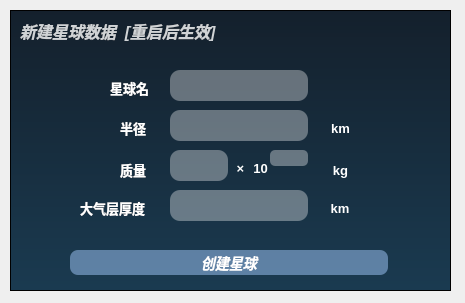
<?xml version="1.0" encoding="UTF-8"?>
<ui version="4.0">
 <class>Dialog</class>
 <widget class="QDialog" name="Dialog">
  <property name="geometry">
   <rect>
    <x>0</x>
    <y>0</y>
    <width>465</width>
    <height>303</height>
   </rect>
  </property>
  <property name="windowTitle">
   <string>Dialog</string>
  </property>
  <widget class="QFrame" name="frame">
   <property name="geometry">
    <rect>
     <x>10</x>
     <y>10</y>
     <width>441</width>
     <height>281</height>
    </rect>
   </property>
   <property name="styleSheet">
    <string notr="true">QFrame#frame{
	background-color:qlineargradient(x0:0,y1:0,x0:1,y2:2,stop:0 rgb(20,32,44),stop:1 rgb(32,85,117));
}</string>
   </property>
   <property name="frameShape">
    <enum>QFrame::StyledPanel</enum>
   </property>
   <property name="frameShadow">
    <enum>QFrame::Raised</enum>
   </property>
   <widget class="QPushButton" name="planet_create_">
    <property name="geometry">
     <rect>
      <x>60</x>
      <y>240</y>
      <width>321</width>
      <height>25</height>
     </rect>
    </property>
    <property name="maximumSize">
     <size>
      <width>16777215</width>
      <height>32</height>
     </size>
    </property>
    <property name="styleSheet">
     <string notr="true">QPushButton{
	color:rgb(255, 255, 255);
	background-color:rgba(165,205,255,125);
	border:0px outset rgb(255,255,255);
	border-radius:8px;
	text-align:center center;
	margin-right:3px;
	margin-bottom:0px;
	font-size:14px;
	font-style:italic;
	font-weight:bold;
	font:bold 18px &quot;Microsoft YaHei&quot;;
}
QPushButton:hover{
	background-color:rgba(165,205,255,80%);
	border:2px outset rgba(36,36,36,0);
}
QPushButton:pressed{
	background-color:rgba(165,205,255,90%);
	border:4px outset rgba(36,36,36,0);
}</string>
    </property>
    <property name="text">
     <string>创建星球</string>
    </property>
   </widget>
   <widget class="QLabel" name="label_3">
    <property name="geometry">
     <rect>
      <x>10</x>
      <y>0</y>
      <width>201</width>
      <height>41</height>
     </rect>
    </property>
    <property name="styleSheet">
     <string notr="true">QLabel{
	color:rgba(255, 255, 255,0.8);
	font-size:16px;
	font-style:italic;
	font-weight:bold;
	font:bold 16px &quot;Microsoft YaHei&quot;;	
	background-color: rgba(255, 255, 255, 0%);
}</string>
    </property>
    <property name="text">
     <string>新建星球数据  [重启后生效]</string>
    </property>
   </widget>
   <widget class="QLabel" name="label">
    <property name="geometry">
     <rect>
      <x>110</x>
      <y>110</y>
      <width>31</width>
      <height>16</height>
     </rect>
    </property>
    <property name="styleSheet">
     <string notr="true">QLabel{
	background-color: rgba(255, 255, 255, 0%);
	color:rgb(255, 255, 255);
	font-size:13px;
	font-weight:bold;
	font:bold 13px &quot;Microsoft YaHei&quot;;
}</string>
    </property>
    <property name="text">
     <string>半径</string>
    </property>
   </widget>
   <widget class="QLineEdit" name="R">
    <property name="geometry">
     <rect>
      <x>160</x>
      <y>100</y>
      <width>141</width>
      <height>31</height>
     </rect>
    </property>
    <property name="cursor">
     <cursorShape>ArrowCursor</cursorShape>
    </property>
    <property name="focusPolicy">
     <enum>Qt::WheelFocus</enum>
    </property>
    <property name="layoutDirection">
     <enum>Qt::LeftToRight</enum>
    </property>
    <property name="styleSheet">
     <string notr="true">QLineEdit{
	color:rgb(255, 255, 255);
	background-color:rgba(255,255,255, 35%);
	border:0px outset rgb(255,255,255);
	border-radius:10px;
	text-align:center center;
	margin-right:3px;
	margin-bottom:0px;
	font-size:13px;
	font:13px &quot;Microsoft YaHei&quot;;
}</string>
    </property>
    <property name="alignment">
     <set>Qt::AlignCenter</set>
    </property>
    <property name="dragEnabled">
     <bool>false</bool>
    </property>
    <property name="readOnly">
     <bool>false</bool>
    </property>
   </widget>
   <widget class="QLabel" name="label_2">
    <property name="geometry">
     <rect>
      <x>110</x>
      <y>150</y>
      <width>31</width>
      <height>20</height>
     </rect>
    </property>
    <property name="styleSheet">
     <string notr="true">QLabel{
	background-color: rgba(255, 255, 255, 0%);
	color:rgb(255, 255, 255);
	font-size:13px;
	font-weight:bold;
	font:bold 13px &quot;Microsoft YaHei&quot;;
}</string>
    </property>
    <property name="text">
     <string>质量</string>
    </property>
   </widget>
   <widget class="QLineEdit" name="M1">
    <property name="geometry">
     <rect>
      <x>160</x>
      <y>140</y>
      <width>61</width>
      <height>31</height>
     </rect>
    </property>
    <property name="cursor">
     <cursorShape>ArrowCursor</cursorShape>
    </property>
    <property name="focusPolicy">
     <enum>Qt::WheelFocus</enum>
    </property>
    <property name="layoutDirection">
     <enum>Qt::LeftToRight</enum>
    </property>
    <property name="styleSheet">
     <string notr="true">QLineEdit{
	color:rgb(255, 255, 255);
	background-color:rgba(255,255,255, 35%);
	border:0px outset rgb(255,255,255);
	border-radius:10px;
	text-align:center center;
	margin-right:3px;
	margin-bottom:0px;
	font-size:13px;
	font:13px &quot;Microsoft YaHei&quot;;
}</string>
    </property>
    <property name="alignment">
     <set>Qt::AlignCenter</set>
    </property>
    <property name="dragEnabled">
     <bool>false</bool>
    </property>
    <property name="readOnly">
     <bool>false</bool>
    </property>
   </widget>
   <widget class="QLabel" name="label_6">
    <property name="geometry">
     <rect>
      <x>320</x>
      <y>110</y>
      <width>21</width>
      <height>16</height>
     </rect>
    </property>
    <property name="styleSheet">
     <string notr="true">QLabel{
	background-color: rgba(255, 255, 255, 0%);
	color:rgb(255, 255, 255);
	font-size:13px;
	font-weight:bold;
	font:bold 13px &quot;Microsoft YaHei&quot;;
}</string>
    </property>
    <property name="text">
     <string>km</string>
    </property>
    <property name="alignment">
     <set>Qt::AlignCenter</set>
    </property>
   </widget>
   <widget class="QLabel" name="label_7">
    <property name="geometry">
     <rect>
      <x>220</x>
      <y>150</y>
      <width>21</width>
      <height>16</height>
     </rect>
    </property>
    <property name="styleSheet">
     <string notr="true">QLabel{
	background-color: rgba(255, 255, 255, 0%);
	color:rgb(255, 255, 255);
	font-size:13px;
	font-weight:bold;
	font:bold 13px &quot;Microsoft YaHei&quot;;
}</string>
    </property>
    <property name="text">
     <string>×</string>
    </property>
    <property name="alignment">
     <set>Qt::AlignCenter</set>
    </property>
   </widget>
   <widget class="QLineEdit" name="M10">
    <property name="geometry">
     <rect>
      <x>260</x>
      <y>140</y>
      <width>41</width>
      <height>16</height>
     </rect>
    </property>
    <property name="cursor">
     <cursorShape>ArrowCursor</cursorShape>
    </property>
    <property name="focusPolicy">
     <enum>Qt::WheelFocus</enum>
    </property>
    <property name="layoutDirection">
     <enum>Qt::LeftToRight</enum>
    </property>
    <property name="styleSheet">
     <string notr="true">QLineEdit{
	color:rgb(255, 255, 255);
	background-color:rgba(255,255,255, 35%);
	border:0px outset rgb(255,255,255);
	border-radius:5px;
	text-align:center center;
	margin-right:3px;
	margin-bottom:0px;
	font-size:10px;
	font:10px bold &quot;Microsoft YaHei&quot;;
}</string>
    </property>
    <property name="alignment">
     <set>Qt::AlignCenter</set>
    </property>
    <property name="dragEnabled">
     <bool>false</bool>
    </property>
    <property name="readOnly">
     <bool>false</bool>
    </property>
   </widget>
   <widget class="QLabel" name="label_8">
    <property name="geometry">
     <rect>
      <x>240</x>
      <y>150</y>
      <width>21</width>
      <height>16</height>
     </rect>
    </property>
    <property name="styleSheet">
     <string notr="true">QLabel{
	background-color: rgba(255, 255, 255, 0%);
	color:rgb(255, 255, 255);
	font-size:13px;
	font-weight:bold;
	font:bold 13px &quot;Microsoft YaHei&quot;;
}</string>
    </property>
    <property name="text">
     <string>10</string>
    </property>
    <property name="alignment">
     <set>Qt::AlignCenter</set>
    </property>
   </widget>
   <widget class="QLabel" name="label_9">
    <property name="geometry">
     <rect>
      <x>320</x>
      <y>150</y>
      <width>21</width>
      <height>21</height>
     </rect>
    </property>
    <property name="styleSheet">
     <string notr="true">QLabel{
	background-color: rgba(255, 255, 255, 0%);
	color:rgb(255, 255, 255);
	font-size:13px;
	font-weight:bold;
	font:bold 13px &quot;Microsoft YaHei&quot;;
}</string>
    </property>
    <property name="text">
     <string>kg</string>
    </property>
    <property name="alignment">
     <set>Qt::AlignCenter</set>
    </property>
   </widget>
   <widget class="QLabel" name="label_4">
    <property name="geometry">
     <rect>
      <x>70</x>
      <y>190</y>
      <width>71</width>
      <height>16</height>
     </rect>
    </property>
    <property name="styleSheet">
     <string notr="true">QLabel{
	background-color: rgba(255, 255, 255, 0%);
	color:rgb(255, 255, 255);
	font-size:13px;
	font-weight:bold;
	font:bold 13px &quot;Microsoft YaHei&quot;;
}</string>
    </property>
    <property name="text">
     <string>大气层厚度</string>
    </property>
   </widget>
   <widget class="QLineEdit" name="D">
    <property name="geometry">
     <rect>
      <x>160</x>
      <y>180</y>
      <width>141</width>
      <height>31</height>
     </rect>
    </property>
    <property name="cursor">
     <cursorShape>ArrowCursor</cursorShape>
    </property>
    <property name="focusPolicy">
     <enum>Qt::WheelFocus</enum>
    </property>
    <property name="layoutDirection">
     <enum>Qt::LeftToRight</enum>
    </property>
    <property name="styleSheet">
     <string notr="true">QLineEdit{
	color:rgb(255, 255, 255);
	background-color:rgba(255,255,255, 35%);
	border:0px outset rgb(255,255,255);
	border-radius:10px;
	text-align:center center;
	margin-right:3px;
	margin-bottom:0px;
	font-size:13px;
	font:13px &quot;Microsoft YaHei&quot;;
}</string>
    </property>
    <property name="alignment">
     <set>Qt::AlignCenter</set>
    </property>
    <property name="dragEnabled">
     <bool>false</bool>
    </property>
    <property name="readOnly">
     <bool>false</bool>
    </property>
   </widget>
   <widget class="QLabel" name="label_10">
    <property name="geometry">
     <rect>
      <x>320</x>
      <y>190</y>
      <width>20</width>
      <height>16</height>
     </rect>
    </property>
    <property name="styleSheet">
     <string notr="true">QLabel{
	background-color: rgba(255, 255, 255, 0%);
	color:rgb(255, 255, 255);
	font-size:13px;
	font-weight:bold;
	font:bold 13px &quot;Microsoft YaHei&quot;;
}</string>
    </property>
    <property name="text">
     <string>km</string>
    </property>
    <property name="alignment">
     <set>Qt::AlignCenter</set>
    </property>
   </widget>
   <widget class="QLabel" name="label_5">
    <property name="geometry">
     <rect>
      <x>100</x>
      <y>70</y>
      <width>41</width>
      <height>16</height>
     </rect>
    </property>
    <property name="styleSheet">
     <string notr="true">QLabel{
	background-color: rgba(255, 255, 255, 0%);
	color:rgb(255, 255, 255);
	font-size:13px;
	font-weight:bold;
	font:bold 13px &quot;Microsoft YaHei&quot;;
}</string>
    </property>
    <property name="text">
     <string>星球名</string>
    </property>
   </widget>
   <widget class="QLineEdit" name="name">
    <property name="geometry">
     <rect>
      <x>160</x>
      <y>60</y>
      <width>141</width>
      <height>31</height>
     </rect>
    </property>
    <property name="cursor">
     <cursorShape>ArrowCursor</cursorShape>
    </property>
    <property name="focusPolicy">
     <enum>Qt::WheelFocus</enum>
    </property>
    <property name="layoutDirection">
     <enum>Qt::LeftToRight</enum>
    </property>
    <property name="styleSheet">
     <string notr="true">QLineEdit{
	color:rgb(255, 255, 255);
	background-color:rgba(255,255,255, 35%);
	border:0px outset rgb(255,255,255);
	border-radius:10px;
	text-align:center center;
	margin-right:3px;
	margin-bottom:0px;
	font-size:13px;
	font:13px &quot;Microsoft YaHei&quot;;
}</string>
    </property>
    <property name="alignment">
     <set>Qt::AlignCenter</set>
    </property>
    <property name="dragEnabled">
     <bool>false</bool>
    </property>
    <property name="readOnly">
     <bool>false</bool>
    </property>
   </widget>
  </widget>
 </widget>
 <resources/>
 <connections/>
</ui>
